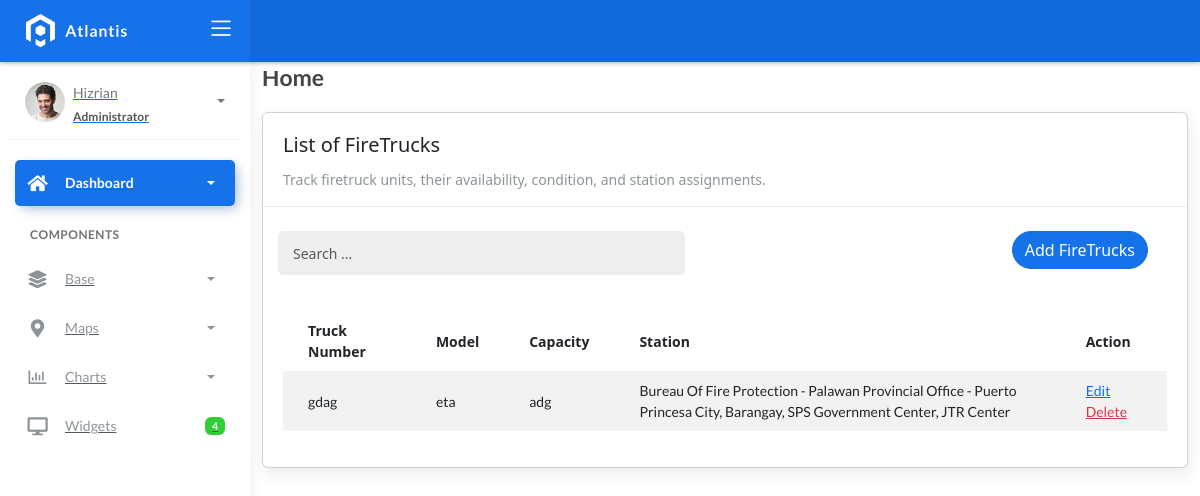
/firetrucks/, run on the app's committed database.
### fire/models.py (models this page shows)
class BaseModel(models.Model):
    created_at = models.DateTimeField(auto_now_add=True, db_index=True)
    updated_at = models.DateTimeField(auto_now=True)
    class Meta:
        abstract = True

class FireTruck(BaseModel):
    truck_number = models.CharField(max_length=150)
    model = models.CharField(max_length=150)
    capacity = models.CharField(max_length=150)  # water
    station = models.ForeignKey(FireStation, on_delete=models.CASCADE)

class FireStation(BaseModel):
    name = models.CharField(max_length=150)
    latitude = models.DecimalField(
        max_digits=22, decimal_places=16, null=True, blank=True)
    longitude = models.DecimalField(
        max_digits=22, decimal_places=16, null=True, blank=True)
    address = models.CharField(max_length=150)
    city = models.CharField(max_length=150)  # can be in separate table
    country = models.CharField(max_length=150)  # can be in separate table
    def __str__(self):
        return f"{self.name} - {self.city}, {self.address}"

### fire/views.py (the view)
# urls.py: path('firetrucks/', FireTruckListView.as_view(), name='firetruck_list'),
class FireTruckListView(ListView):
    model = FireTruck
    template_name = 'firetruck_list.html'
    context_object_name = 'firetrucks'
    paginate_by = 3
    def get_queryset(self):
        query = self.request.GET.get("q")
        if query:
            return FireTruck.objects.filter(
                Q(truck_number__icontains=query) |
                Q(model__icontains=query) |
                Q(station__name__icontains=query)
            ).select_related('station')
        return FireTruck.objects.all().select_related('station')

### templates/firetruck_list.html (shortened to what this page needs)
{% extends 'base.html' %}
{% load static %}
{% block content %}
<div class="content">
    <div class="container-fluid">
        <h4 class="page-title">Home</h4>
        <div class="row">
            <div class="col-md-12">
                <div class="card">
                    <div class="card-header">
                        <div class="card-title">List of FireTrucks </div>
                        <div class="card-category">Track firetruck units, their availability, condition, and station assignments.</div>
                    </div>
                    <br />
                    <div class="col-md-12 row">
                        <div class="col-md-6">
                            <form class="navbar-left navbar-form nav-search mr-md-3" action="">
                                <div class="input-group">
                                    <input type="text" name="q" placeholder="Search ..." class="form-control" value="{{ request.GET.q }}"/>
                                    <div class="input-group-append">
                                        <span class="input-group-text">
                                        </span>
                                    </div>
                                </div>
                            </form>
                        </div>
                        <div class="col-md-6">
                            <div class="pull-right">
                                <a href="{% url 'firetruck_add' %}" class="btn btn-primary btn-rounded ">Add FireTrucks</a>
                            </div>
                        </div>
                    </div>
                    <div class="card-body">
                        <table class="table table-striped mt-3">
                            <thead>
                                <tr>
                                    <th scope="col">Truck Number</th>
                                    <th scope="col">Model</th>
                                    <th scope="col">Capacity </th>
                                    <th scope="col">Station</th>
                                    <th scope="col">Action</th>
                                </tr>
                            </thead>
                            <tbody>
                                {% for object in object_list %}
                                <tr>
                                    <td>{{ object.truck_number }}</td>
                                    <td>{{ object.model }}</td>
                                    <td>{{ object.capacity }}</td>
                                    <td>{{ object.station }}</td>
                                    <td>
                                        <a href="{% url 'firetruck_update' object.id %}">Edit</a>
                                        <a href="{% url 'firetruck_delete' object.id %}" class="text-danger">Delete</a>
                                    </td>
                                </tr>
                                {% empty %}
                                <tr>
                                    <td colspan="4" style="text-align: center;">
                                        <p class="text-sm font-weight-bold mb-0">No Records Found</p>
                                    </td>
                                </tr>
                                {% endfor %}
                            </tbody>
                        </table>
                    </div>
                </div>
            </div>
        </div>
    </div>
</div>
{% endblock %}

### data on the page
FireTruck: truck_number "gdag", model "eta", capacity "adg", station "Bureau Of Fire Protection - Palawan Provincial Office - Puerto Princesa City, Barangay, SPS Government Center, JTR Center"
